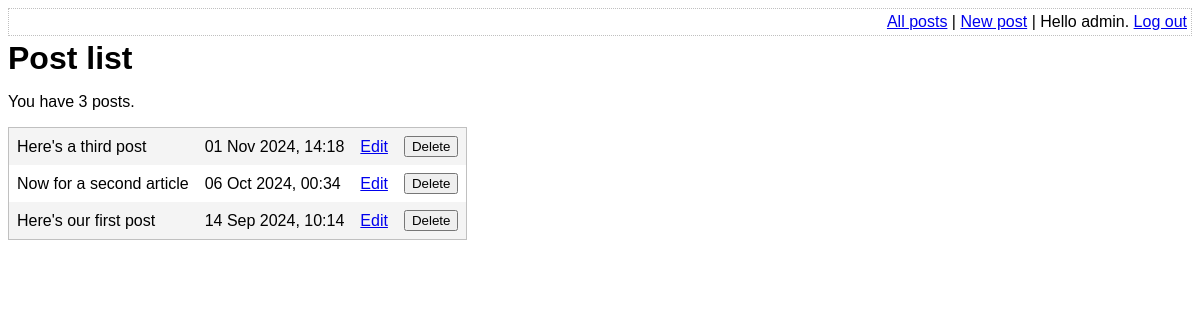
/list-posts.php (signed in), run on an earlier commit of the app's database.
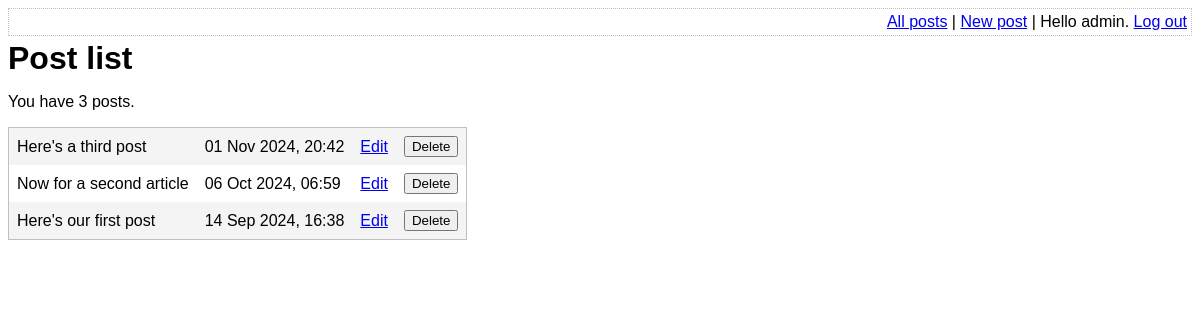
And on a later commit of the database.
### tables this page shows
CREATE TABLE post (
    id INTEGER PRIMARY KEY AUTOINCREMENT NOT NULL,
    title VARCHAR NOT NULL,
    body VARCHAR NOT NULL,
    user_id INTEGER NOT NULL,
    created_at VARCHAR NOT NULL,
    updated_at VARCHAR,
    FOREIGN KEY (user_id) REFERENCES user(id)
);

### lib/common.php (called while the page is built, shortened)
<?php
function htmlEscape($html)
{
    return htmlspecialchars($html, ENT_HTML5, 'UTF-8');
}
function convertSqlDate($sqlDate)
{
    $date = DateTime::createFromFormat('Y-m-d H:i:s', $sqlDate);
    return $date->format('d M Y, H:i');
}
function getAllPosts(PDO $pdo)
{
    $stmt = $pdo->query(
        'SELECT
            id, title, created_at, body
        FROM
            post
        ORDER BY
            created_at DESC'
    );
    return $stmt->fetchAll(PDO::FETCH_ASSOC);
}

### list-posts.php (the view, shortened to what this page needs)
<?php
require_once 'lib/common.php';
$pdo = getPDO();
$posts = getAllPosts($pdo);
?>
<!DOCTYPE html>
<html>
    <head>
        <?php require 'templates/head.php' ?>
    </head>
    <body>
        <?php require 'templates/top-menu.php' ?>
        <h1>Post list</h1>
        <p>You have <?php echo count($posts) ?> posts.
        <form method="post">
            <table id="post-list">
                <tbody>
                <?php foreach ($posts as $post): ?>
                        <tr>
                            <td>
                                <?php echo htmlEscape($post['title']) ?>
                            </td>
                            <td>
                                <?php echo convertSqlDate($post['created_at']) ?>
                            </td>
                            <td>
                                <a href="edit-post.php?post_id=<?php echo $post['id']?>">Edit</a>
                            </td>
                            <td>
                                <input
                                    type="submit"
                                    name="delete-post[<?php echo $post['id']?>]"
                                    value="Delete"
                                />
                            </td>
                        </tr>
                    <?php endforeach ?>
                </tbody>
            </table>
        </form>
    </body>
</html>

What changed in the data, as far as the page shows it:
changed post "Here's a third post": created_at "01 Nov 2024, 14:18" → "01 Nov 2024, 20:42"
changed post "Now for a second article": created_at "06 Oct 2024, 00:34" → "06 Oct 2024, 06:59"
changed post "Here's our first post": created_at "14 Sep 2024, 10:14" → "14 Sep 2024, 16:38"
